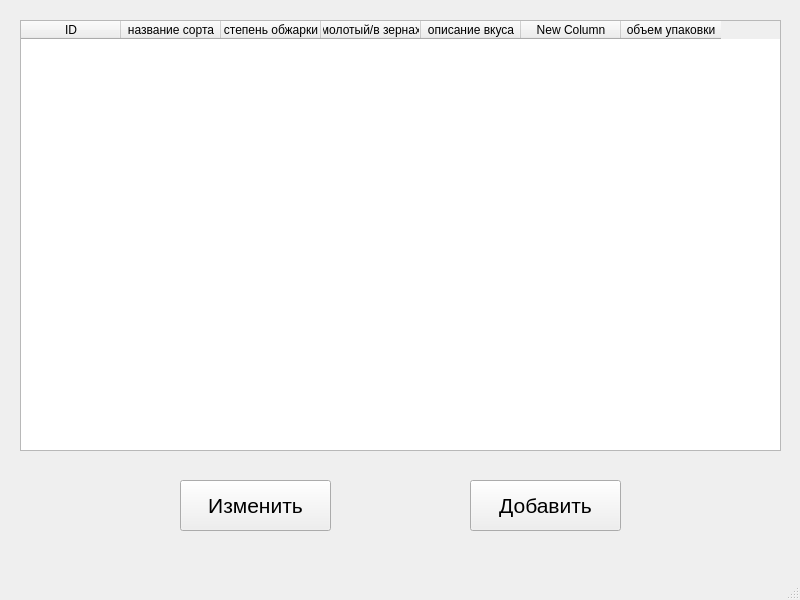
<?xml version="1.0" encoding="UTF-8"?>
<ui version="4.0">
 <class>MainWindow</class>
 <widget class="QMainWindow" name="MainWindow">
  <property name="geometry">
   <rect>
    <x>0</x>
    <y>0</y>
    <width>800</width>
    <height>600</height>
   </rect>
  </property>
  <property name="windowTitle">
   <string>MainWindow</string>
  </property>
  <widget class="QWidget" name="centralwidget">
   <widget class="QTableWidget" name="tableWidget">
    <property name="geometry">
     <rect>
      <x>20</x>
      <y>20</y>
      <width>761</width>
      <height>431</height>
     </rect>
    </property>
    <column>
     <property name="text">
      <string>ID</string>
     </property>
    </column>
    <column>
     <property name="text">
      <string>название сорта</string>
     </property>
    </column>
    <column>
     <property name="text">
      <string>степень обжарки</string>
     </property>
    </column>
    <column>
     <property name="text">
      <string>молотый/в зернах</string>
     </property>
    </column>
    <column>
     <property name="text">
      <string>описание вкуса</string>
     </property>
    </column>
    <column>
     <property name="text">
      <string>New Column</string>
     </property>
    </column>
    <column>
     <property name="text">
      <string>объем упаковки</string>
     </property>
    </column>
   </widget>
   <widget class="QPushButton" name="editButton">
    <property name="geometry">
     <rect>
      <x>180</x>
      <y>480</y>
      <width>151</width>
      <height>51</height>
     </rect>
    </property>
    <property name="font">
     <font>
      <pointsize>16</pointsize>
     </font>
    </property>
    <property name="text">
     <string>Изменить</string>
    </property>
   </widget>
   <widget class="QPushButton" name="addButton">
    <property name="geometry">
     <rect>
      <x>470</x>
      <y>480</y>
      <width>151</width>
      <height>51</height>
     </rect>
    </property>
    <property name="font">
     <font>
      <pointsize>16</pointsize>
     </font>
    </property>
    <property name="text">
     <string>Добавить</string>
    </property>
   </widget>
  </widget>
  <widget class="QStatusBar" name="statusbar"/>
 </widget>
 <resources/>
 <connections/>
</ui>
